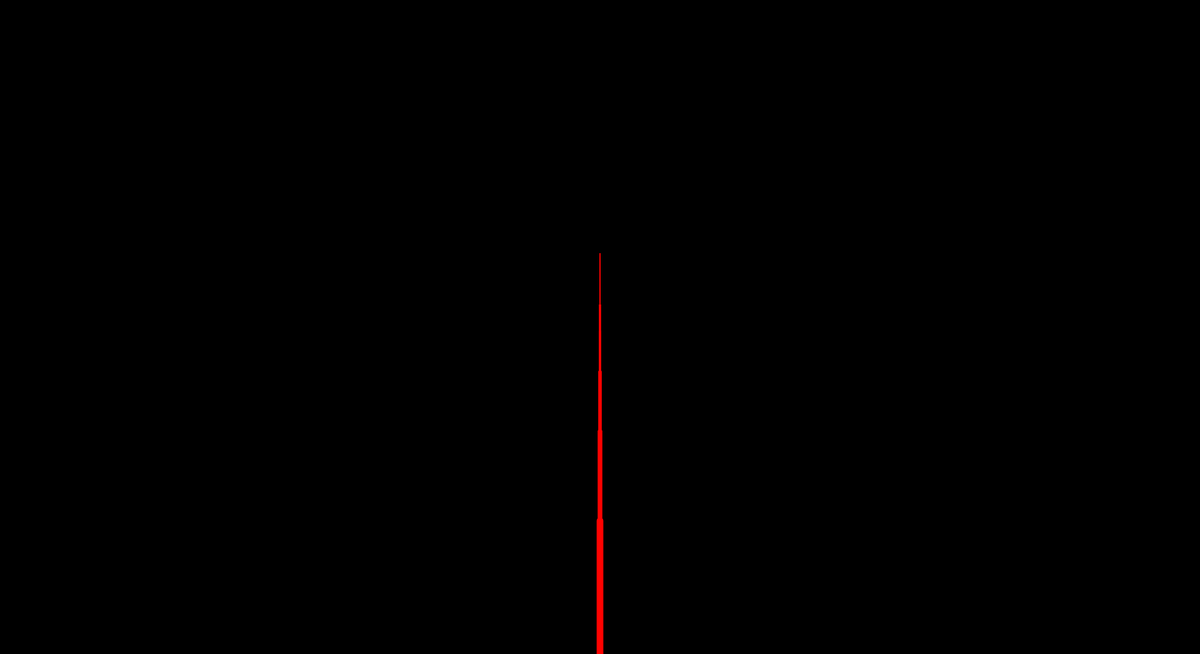
Frame 1 (no input)
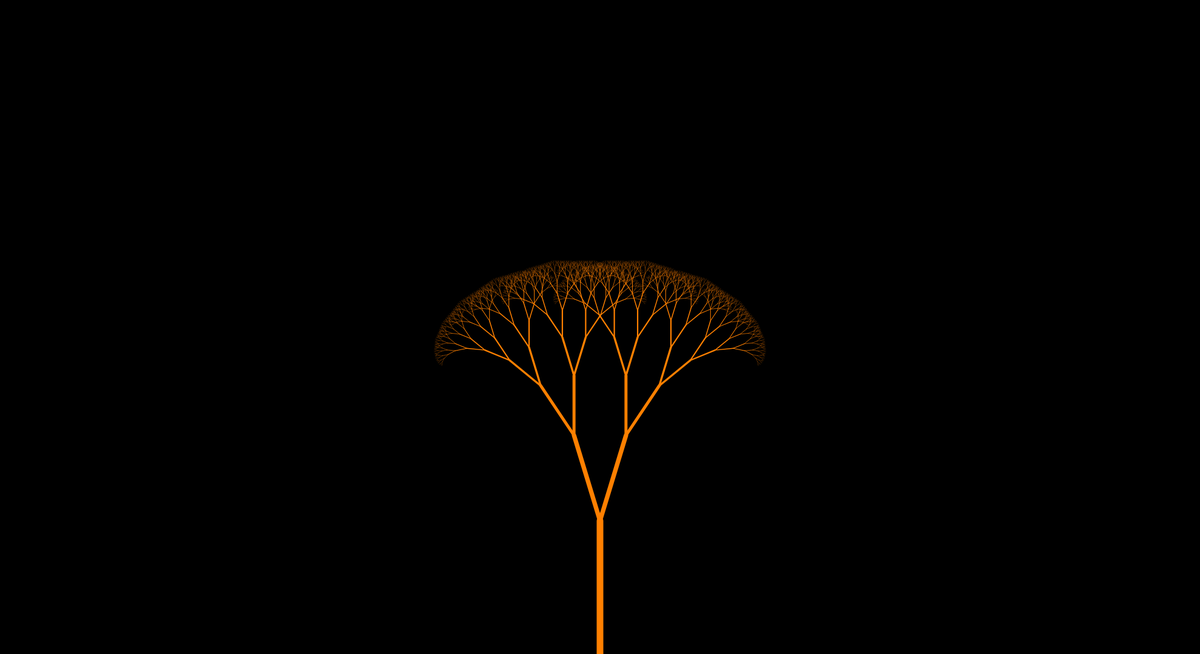
Frame 60 (no input)
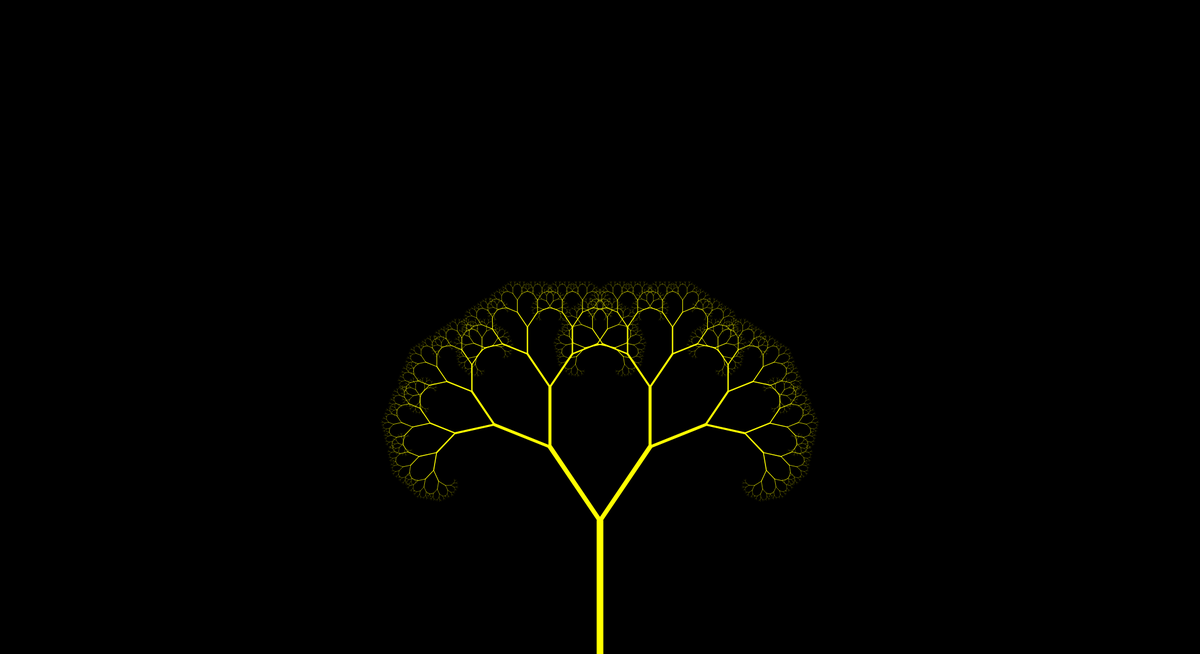
Frame 120 (the mouse pressed at the canvas centre since frame 60)

The p5.js sketch that drew these frames (run headless with seeded random() and noise() and a simulated clock; from frame 60 on, the mouse is pressed at the canvas centre):

// p5.js sketch
// ── sketch.js
let angle = 0;
let hueOffset = 0;

function setup() {
  createCanvas(1980, 1080);
  colorMode(HSB, 360, 100, 100);
  background(255);
  noFill();
}

function draw() {
  background(0);
  translate(width / 2, height); // Center the pattern vertically

  // Update hue offset based on frame count for color shifting
  hueOffset = frameCount / 2;

  stroke(hueOffset % 360, 100, 100); // Set stroke color based on hue offset
  branch(220);
  angle += 0.005; // Decreased angle increment for slower rotation
}

function branch(len) {
  if (len > 2) {
    strokeWeight(len / 20);
    line(0, 0, 0, -len);
    translate(0, -len);
    push();
    rotate(angle);
    branch(len * 0.67);
    pop();
    push();
    rotate(-angle);
    branch(len * 0.67);
    pop();
  }
}
